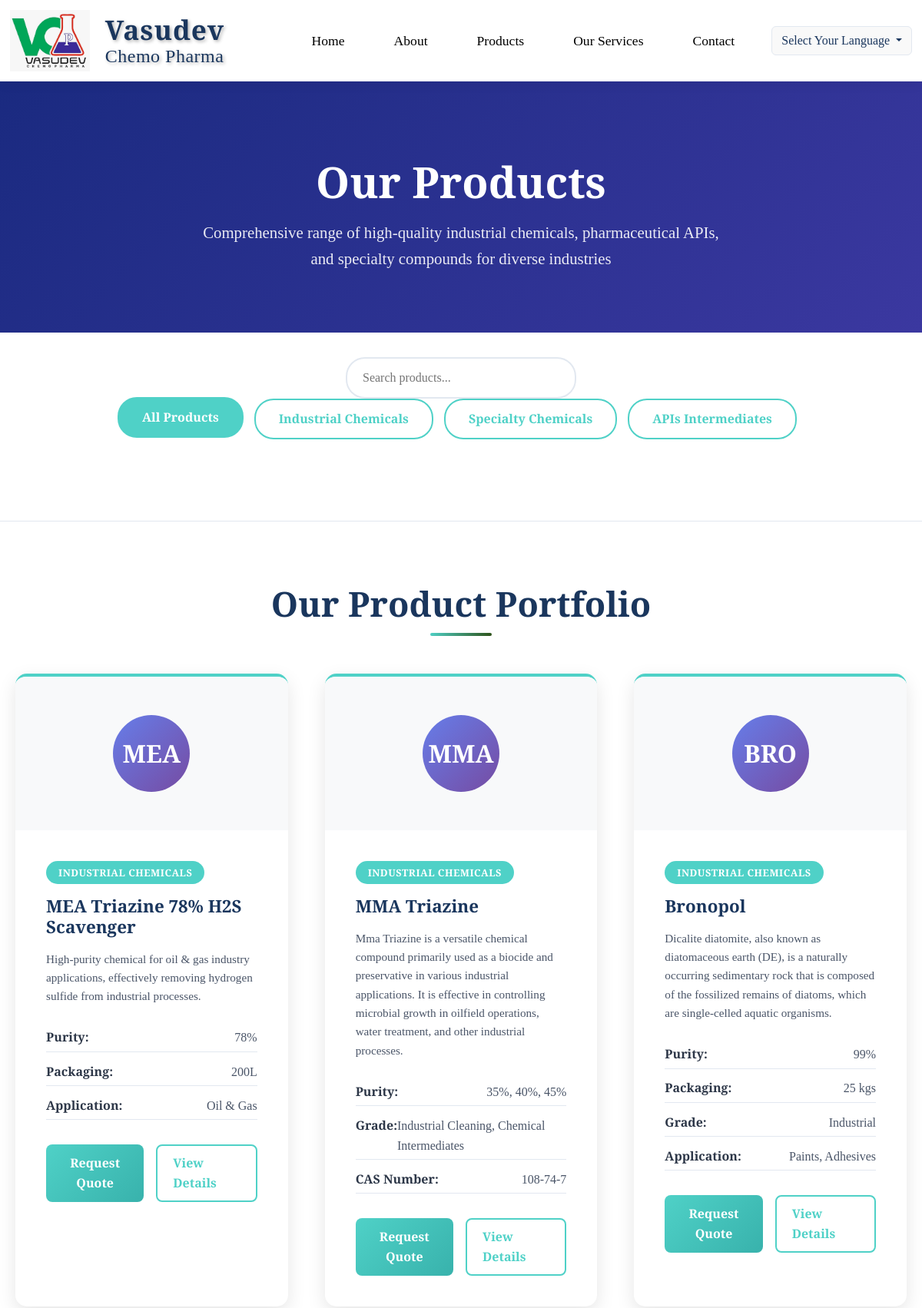
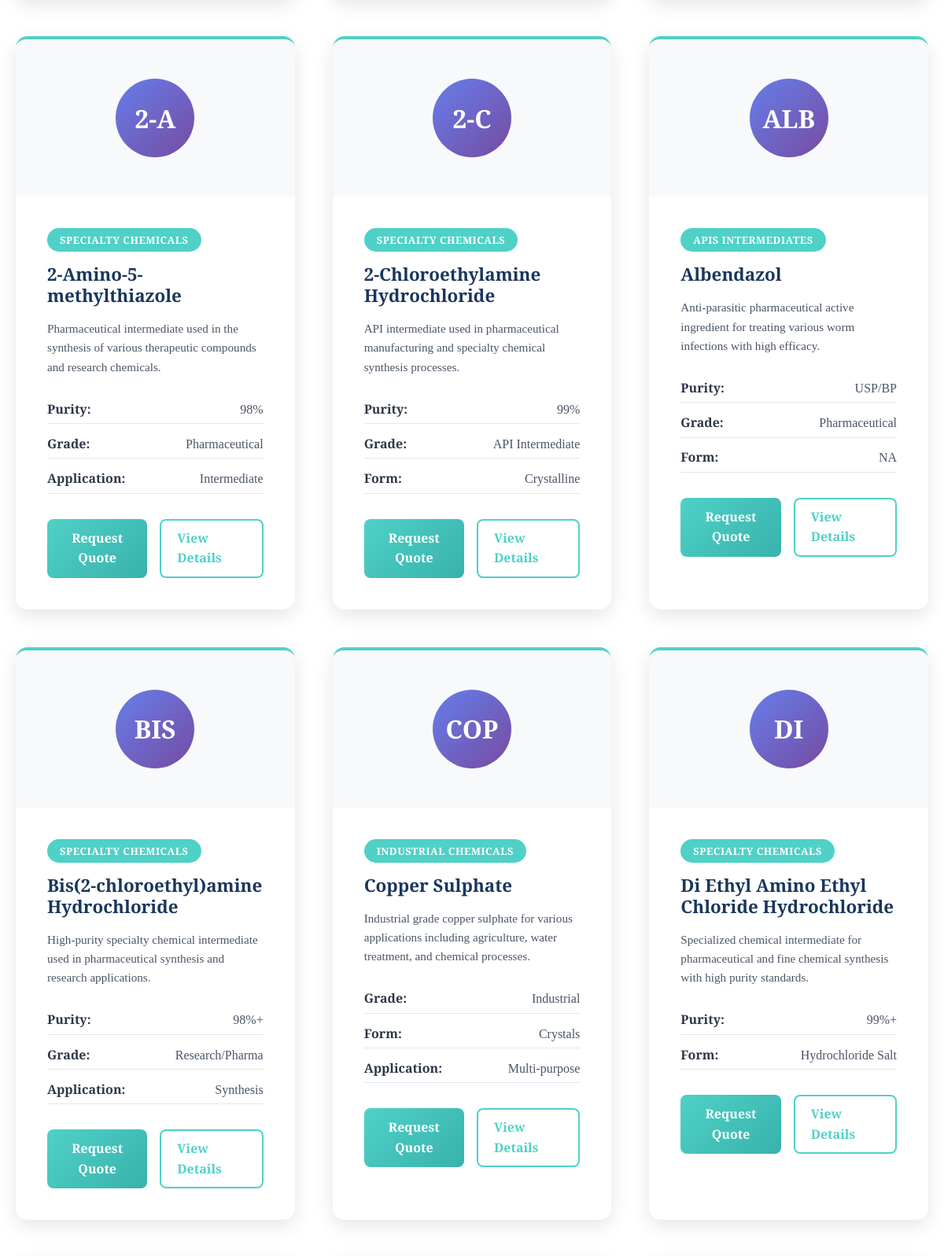
Page /products (upper part) on the committed database (2 pictures, top to bottom).
### app/models.py (models this page shows, shortened)
class ProductCategory(models.Model):
    name = models.CharField(max_length=100)
    slug = models.SlugField(unique=True)
    icon = models.CharField(max_length=50, help_text="Bootstrap icon class name")
    class Meta:
        verbose_name_plural = "Product Categories"

class Product(models.Model):
    priority = models.IntegerField(default=0, help_text="Higher number = higher priority")
    category = models.ForeignKey(ProductCategory, on_delete=models.CASCADE, related_name='products')
    name = models.CharField(max_length=200)
    slug = models.SlugField(unique=True)
    short_description = models.TextField(blank=True)
    detailed_description = models.TextField(blank=True)
    purity = models.CharField(max_length=150, blank=True, null=True)
    packaging = models.CharField(max_length=150, blank=True, null=True)
    grade = models.CharField(max_length=100, blank=True, null=True)
    form = models.CharField(max_length=100, blank=True, null=True)
    cas_number = models.CharField(max_length=100, blank=True)
    formula = models.CharField(max_length=100, blank=True)
    appearance = models.CharField(max_length=200, blank=True)
    assay = models.CharField(max_length=100, blank=True)
    application = models.TextField(blank=True)
    molecular_weight = models.CharField(max_length=100, blank=True)
    density = models.CharField(max_length=100, blank=True)
    boiling_point = models.CharField(max_length=100, blank=True)
    melting_point = models.CharField(max_length=100, blank=True)
    image_url = models.URLField(
        max_length=500, blank=True, null=True,
        help_text="https://lh3.googleusercontent.com/d/ID)"
    )
    main_image = models.ImageField(upload_to='products/images/', blank=True, null=True)
    gallery_image_1 = models.ImageField(upload_to='products/images/', blank=True, null=True)
    gallery_image_2 = models.ImageField(upload_to='products/images/', blank=True, null=True)
    video = models.FileField(
        upload_to='product_videos/',
        storage=get_file_storage,
        null=True, blank=True,
        help_text="Product demonstration video"
    )
    coa_pdf = models.FileField(
        upload_to='product_coa/',
        storage=get_file_storage,
        null=True, blank=True,
        help_text="Certificate of Analysis (PDF)"
    )
    tds_pdf = models.FileField(
        upload_to='product_tds/',
        storage=get_file_storage,
        null=True, blank=True,
        help_text="Technical Data Sheet (PDF)"
    )
    iso_certifications = models.CharField(max_length=255, blank=True)
    meta_title = models.CharField(max_length=150, blank=True)
    meta_description = models.CharField(max_length=800, blank=True)
    meta_keywords = models.CharField(max_length=1300, blank=True)
    schema_rating = models.DecimalField(max_digits=3, decimal_places=2, default=0.0,
                                        help_text='Average rating for schema.org (0.00 - 5.00)')
    schema_review_count = models.IntegerField(default=0, help_text='Number of reviews for schema.org')
    is_active = models.BooleanField(default=True)
    class Meta:
        ordering = ['-priority', 'name']
    @property
    def specs(self):
        specs = {}
        if self.purity:
            specs['Purity'] = self.purity
        if self.packaging:
            specs['Packaging'] = self.packaging
        if self.grade:
            specs['Grade'] = self.grade
        if self.form:
            specs['Form'] = self.form
        if self.cas_number:
            specs['CAS Number'] = self.cas_number
        if self.application:
            specs['Application'] = self.application
        return specs
    def get_direct_image_url(self):
        if not self.image_url:
            return None
        import re
        match = re.search(r'/file/d/([a-zA-Z0-9_-]+)', self.image_url)
        if match:
            file_id = match.group(1)
            return f"https://drive.google.com/uc?export=view&id={file_id}"
        return self.image_url

### app/views.py (the view)
# urls.py: path('products', views.products, name='products'),
def products(request):
    categories = ProductCategory.objects.all()
    products = Product.objects.select_related('category').all()
    context = {
        'categories': categories,
        'products': products,
    }
    return render(request, 'products.html', context)

### app/templates/products.html (shortened to what this page needs)
<!DOCTYPE html>
{% load static %}
<html lang="en">
<head>
    <link href="https://cdn.jsdelivr.net/npm/bootstrap@5.3.2/dist/css/bootstrap.min.css" rel="stylesheet">
    <link rel="stylesheet" href="https://cdn.jsdelivr.net/npm/bootstrap-icons@1.11.2/font/bootstrap-icons.css">
</head>
<body>
    <header>
        {% include 'navbar.html' %}
    </header>
    <section class="page-header">
        <div class="container">
            <h1>Our Products</h1>
            <p>Comprehensive range of high-quality industrial chemicals, pharmaceutical APIs, and specialty compounds
                for diverse industries</p>
        </div>
    </section>
    <section class="filter-section">
        <div class="container">
            <div class="filter-controls">
                <input type="text" class="search-box" id="searchBox" placeholder="Search products...">
            </div>
            <div class="categories-nav">
                <button class="category-btn active" data-category="all">All Products</button>
                {% for category in categories %}
                <button class="category-btn" data-category="{{ category.slug }}">{{ category.name }}</button>
                {% endfor %}
            </div>
        </div>
    </section>
    <section class="section products-section">
        <div class="container">
            <h2 class="section-title">Our Product Portfolio</h2>
            <div class="products-grid" id="productsGrid">
                {% for product in products %}
                <div class="product-card" data-category="{{ product.category.slug }}">
                    <div class="product-image">
                        {% if product.image_url %}
                        <div class="product-icon" style="display: none;">{{ product.name|slice:":3"|upper }}</div>
                        {% else %}
                        <div class="product-icon" style="display: flex;">{{ product.name|slice:":3"|upper }}</div>
                        {% endif %}
                    </div>
                    <div class="product-content">
                        <div class="product-category">{{ product.category.name }}</div>
                        <h3>{{ product.name }}</h3>
                        <p class="product-description">{{ product.short_description }}</p>
                        <div class="product-specs">
                            {% for label, value in product.specs.items %}
                            <div class="spec-item">
                                <span class="spec-label">{{ label }}:</span>
                                <span class="spec-value">{{ value }}</span>
                            </div>
                            {% endfor %}
                        </div>
                        <div class="product-actions">
                            <button class="btn-primary"
                                onclick="window.location.href='{% url 'contact' %}?product={{ product.slug }}'">Request
                                Quote</button>
                            <a href="{% url 'product_detail' slug=product.slug %}" class="btn-secondary">View
                                Details</a>
                        </div>
                    </div>
                </div>
                {% endfor %}
            </div>
        </div>
    </section>
</body>
</html>

### app/templates/products.html (style rules this page uses)
* { margin: 0; padding: 0; box-sizing: border-box; }
html { scroll-behavior: smooth; }
body { font-family: 'Libre Baskerville', serif; line-height: 1.6; color: #000000; background-color: #f8f9fa; }
.container { max-width: 1200px; margin: 0 auto; padding: 0 20px; }
header { background-color: #3B38A0; padding: 1rem 0; position: sticky; top: 0; z-index: 1000; box-shadow: 0 4px 15px rgba(0, 0, 0, 0.2); }
.page-header { background: linear-gradient(135deg, #1A2A80, #3B38A0); color: white; padding: 100px 0 80px; text-align: center; }
.page-header h1 { font-size: 3.5rem; margin-bottom: 1rem; font-weight: 700; }
.page-header p { font-size: 1.3rem; opacity: 0.9; max-width: 700px; margin: 0 auto; }
.section { padding: 80px 0; }
.section-title { text-align: center; font-size: 2.8rem; margin-bottom: 4rem; color: #1a365d; font-weight: 700; position: relative; }
.section-title::after { content: ''; position: absolute; bottom: -15px; left: 50%; transform: translateX(-50%); width: 80px; height: 4px; background: linear-gradient(135deg, #4fd1c7, #2d5016); border-radius: 2px; }
.categories-nav { text-align: center; margin-bottom: 4rem; }
.category-btn { background: transparent; border: 2px solid #4fd1c7; color: #4fd1c7; padding: 12px 30px; margin: 0 10px 10px 0; border-radius: 25px; cursor: pointer; font-family: 'Libre Baskerville', serif; font-weight: 600; transition: all 0.3s ease; }
.category-btn:hover, .category-btn.active { background: #4fd1c7; color: white; transform: translateY(-2px); }
.products-section { background: #ffffff; }
.products-grid { display: grid; grid-template-columns: repeat(auto-fit, minmax(350px, 1fr)); gap: 3rem; }
.product-card { background: white; border-radius: 15px; overflow: hidden; box-shadow: 0 8px 25px rgba(0, 0, 0, 0.1); transition: all 0.3s ease; border-top: 4px solid #4fd1c7; position: relative; }
.product-image { height: 200px; position: relative; overflow: hidden; display: flex; align-items: center; justify-content: center; background: #f8f9fa; }
.product-icon { width: 100px; height: 100px; background: linear-gradient(135deg, #667eea, #764ba2); border-radius: 50%; display: none; align-items: center; justify-content: center; font-size: 2rem; color: white; font-weight: 700; position: relative; z-index: 2; }
.product-content { padding: 2.5rem; }
.product-category { background: #4fd1c7; color: white; padding: 0.3rem 1rem; border-radius: 15px; font-size: 0.8rem; font-weight: 600; display: inline-block; margin-bottom: 1rem; text-transform: uppercase; letter-spacing: 0.5px; }
.product-card h3 { color: #1a365d; margin-bottom: 1rem; font-weight: 700; font-size: 1.4rem; }
.product-description { color: #4a5568; margin-bottom: 1.5rem; line-height: 1.6; font-size: 0.95rem; }
.product-specs { margin-bottom: 2rem; }
.spec-item { display: flex; justify-content: space-between; margin-bottom: 0.5rem; padding: 0.3rem 0; border-bottom: 1px solid #e2e8f0; }
.spec-label { font-weight: 600; color: #2d3748; }
.spec-value { color: #4a5568; }
.product-actions { display: flex; gap: 1rem; }
.btn-primary { background: linear-gradient(135deg, #4fd1c7, #38b2ac); border: none; color: white; padding: 12px 20px; border-radius: 8px; cursor: pointer; font-family: 'Libre Baskerville', serif; font-weight: 600; transition: all 0.3s ease; flex: 1; }
.btn-secondary { background: transparent; border: 2px solid #4fd1c7; color: #4fd1c7; padding: 10px 20px; border-radius: 8px; cursor: pointer; font-family: 'Libre Baskerville', serif; font-weight: 600; transition: all 0.3s ease; flex: 1; text-decoration: none; }
.filter-section { background: #ffffff; padding: 2rem 0; border-bottom: 1px solid #e2e8f0; }
.filter-controls { display: flex; justify-content: center; gap: 1rem; flex-wrap: wrap; }
.search-box { padding: 12px 20px; border: 2px solid #e2e8f0; border-radius: 25px; font-family: 'Libre Baskerville', serif; font-size: 1rem; width: 300px; transition: border-color 0.3s ease; }

### app/templates/navbar.html (style rules this page uses)
header { background-color: #f9f9f9; padding: 0.1rem 0; position: sticky; top: 0; z-index: 1000; box-shadow: 0 4px 15px rgba(0, 0, 0, 0.2); }
body { padding-top: 100px; }

### rows in the picture
ProductCategory: name "Industrial Chemicals"
ProductCategory: name "Specialty Chemicals"
ProductCategory: name "APIs Intermediates"
Product: name "MEA", category.name "INDUSTRIAL CHEMICALS", name "MEA Triazine 78% H2S Scavenger", short_description "High-purity chemical for oil & gas industry applications, effectively removing hydrogen sulfide from industrial processes.", specs "Purity" "Packaging" "Application", specs "78%" "200L" "Oil & Gas"
Product: name "MMA", category.name "INDUSTRIAL CHEMICALS", name "MMA Triazine", short_description "Mma Triazine is a versatile chemical compound primarily used as a biocide and preservative in various industrial applications. It is effective in controlling microbial growth in oilfield operations, water treatment, and other industrial processes.", specs "Purity" "Grade" "CAS Number", specs "35%, 40%, 45%" "Industrial Cleaning, Chemical Intermediates" "108-74-7"
Product: name "BRO", category.name "INDUSTRIAL CHEMICALS", name "Bronopol", short_description "Dicalite diatomite, also known as diatomaceous earth (DE), is a naturally occurring sedimentary rock that is composed of the fossilized remains of diatoms, which are single-celled aquatic organisms.", specs "Purity" "Packaging" "Grade" "Application", specs "99%" "25 kgs" "Industrial" "Paints, Adhesives"
Product: name "2-A", category.name "SPECIALTY CHEMICALS", name "2-Amino-5-methylthiazole", short_description "Pharmaceutical intermediate used in the synthesis of various therapeutic compounds and research chemicals.", specs "Purity" "Grade" "Application", specs "98%" "Pharmaceutical" "Intermediate"
Product: name "2-C", category.name "SPECIALTY CHEMICALS", name "2-Chloroethylamine Hydrochloride", short_description "API intermediate used in pharmaceutical manufacturing and specialty chemical synthesis processes.", specs "Purity" "Grade" "Form", specs "99%" "API Intermediate" "Crystalline"
Product: name "ALB", category.name "APIS INTERMEDIATES", name "Albendazol", short_description "Anti-parasitic pharmaceutical active ingredient for treating various worm infections with high efficacy.", specs "Purity" "Grade" "Form", specs "USP/BP" "Pharmaceutical" "NA"
Product: name "BIS", category.name "SPECIALTY CHEMICALS", name "Bis(2-chloroethyl)amine Hydrochloride", short_description "High-purity specialty chemical intermediate used in pharmaceutical synthesis and research applications.", specs "Purity" "Grade" "Application", specs "98%+" "Research/Pharma" "Synthesis"
Product: name "COP", category.name "INDUSTRIAL CHEMICALS", name "Copper Sulphate", short_description "Industrial grade copper sulphate for various applications including agriculture, water treatment, and chemical processes.", specs "Grade" "Form" "Application", specs "Industrial" "Crystals" "Multi-purpose"
Product: name "DI", category.name "SPECIALTY CHEMICALS", name "Di Ethyl Amino Ethyl Chloride Hydrochloride", short_description "Specialized chemical intermediate for pharmaceutical and fine chemical synthesis with high purity standards.", specs "Purity" "Form", specs "99%+" "Hydrochloride Salt"
